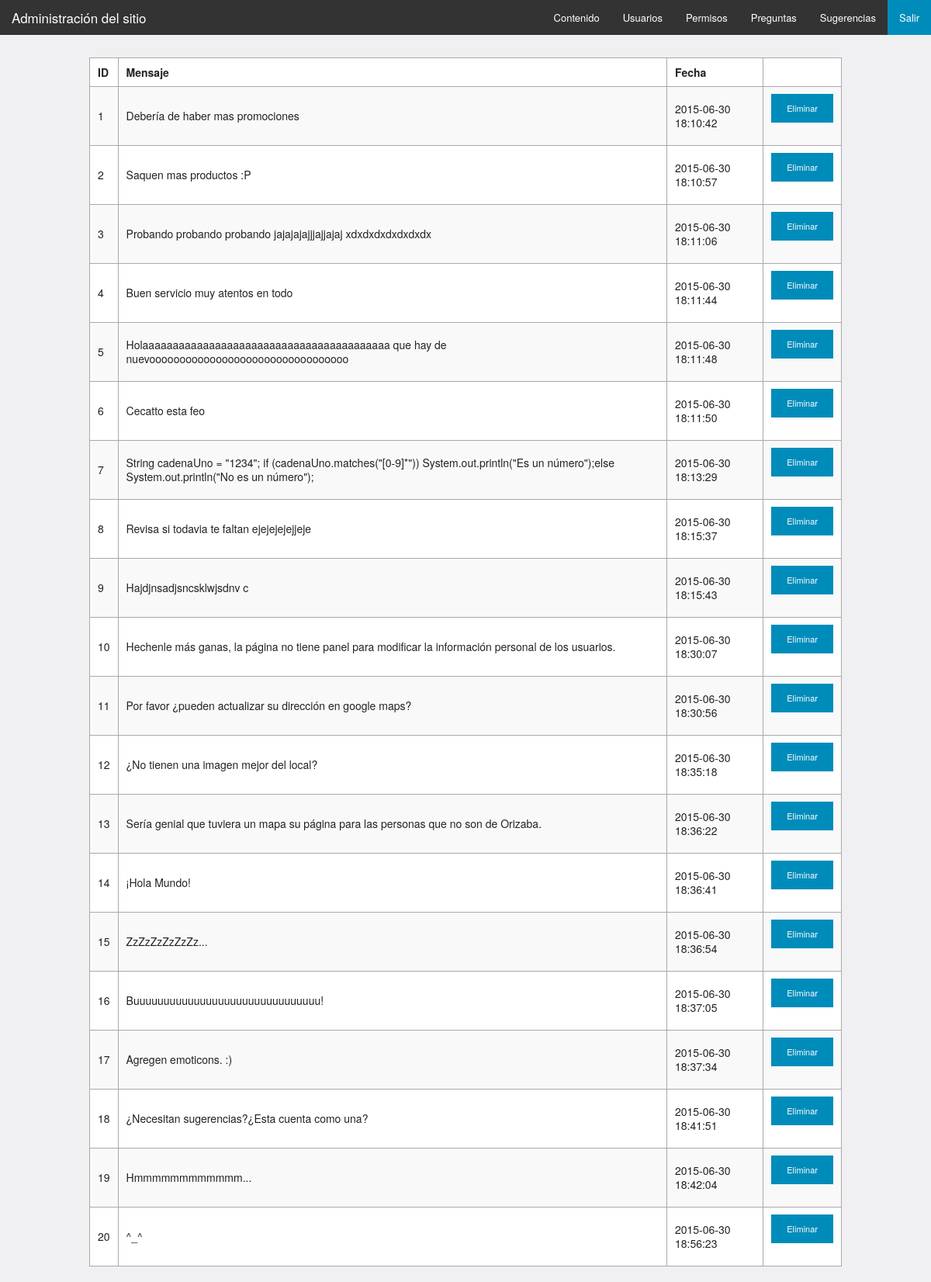
The app's page /admin/sugerencias (signed in) with its own data.
### tables this page shows
CREATE TABLE IF NOT EXISTS suggestion (
    id INT(10) NOT NULL AUTO_INCREMENT,
    content VARCHAR(800) NOT NULL,
    status VARCHAR(20) DEFAULT 'Pendiente',
    since TIMESTAMP DEFAULT CURRENT_TIMESTAMP,

    PRIMARY KEY (id)
);

### admin/library/View.php (called while the page is built, shortened)
<?php
class View extends Response {
    protected $template;
    protected $vars = [];
    public function __construct($template, $vars = []) {
        $this->template = $template;
        $this->vars = $vars;
    }
    public function getTemplate() {
        return $this->template;
    }
    public function getVars() {
        return $this->vars;
    }
    public function output() {
        $template = $this->getTemplate();
        $vars = $this->getVars();
        call_user_func(function () use ($template, $vars) {
            extract($vars);
            require "view/$template.tpl.php";
            require "view/layout.tpl.php";
        });
    }
}

### admin/index.php (called while the page is built, shortened)
<?php
spl_autoload_register(function ($qualified_class_name) {
    $vendor_name = "en2portr3s";
    $prefix = '';
    if (__NAMESPACE__) {
        $this_namespace = str_replace($vendor_name . '\\', '', __NAMESPACE__);
        $this_array = explode('\\', $this_namespace);
        for ($index = 0; $index < count($this_array); $index++) {
            $prefix .= '../';
        }
    }
    $class_name_position = strripos($qualified_class_name, '\\') + 1;
    $class_name = substr($qualified_class_name, $class_name_position);
    $namespaces = str_replace(array($vendor_name . '\\', $class_name), '', $qualified_class_name);
    $route = str_replace('\\', '/', $namespaces);
});
    ?>
    <?php
$received_url = filter_input(INPUT_GET, 'url', FILTER_SANITIZE_URL);
$url = empty($received_url) ? "contenido" : $received_url;
$request = new Request($url);
$request->execute();

### model/Suggestion.php (called while the page is built, shortened)
<?php
class Suggestion extends Database {
    function __construct($suggestion_data = []) {
        $this->db_name = "en2portr3s";
    }
    public function get($id = '') {
        if ($id === '') {
            $this->query = "SELECT * FROM suggestion";
        } else {
            $this->query = "SELECT * FROM suggestion WHERE id = '$id'";
        }
        $this->retrieve();
        $matches = count($this->rows);
        return $this->rows;
    }
}

### model/Database.php (called while the page is built, shortened)
<?php
abstract class Database {
    private static $db_host = 'localhost';
    private static $db_user = 'n2x3_user';
    private static $db_pass = 'En2porTr3$';
    private static $db_enc = 'utf8';
    protected $db_name = 'default';
    protected $query;
    private $connection;
    private function connect() {
        $this->connection = new \mysqli(
                self::$db_host, self::$db_user, self::$db_pass, $this->db_name);
        $this->connection->set_charset(self::$db_enc);
    }
    protected function retrieve() {
        $result = $this->connection->query($this->query);
        $this->rows = $result->fetch_all(MYSQLI_ASSOC);
    }
}

### admin/view/sugerencias.tpl.php (the view, shortened to what this page needs)
<?php
$suggestion = new Suggestion();
$datos = $suggestion->get();
?>
<table class="responsive">
    <tr>
        <th>ID</th>
        <th>Mensaje</th>
        <th>Fecha</th>
        <th></th>
    </tr>
    <?php
    foreach ($datos as $dato) {
        ?>
        <tr>
            <td  ><?=$dato['id']?></td>
            <td><?=$dato['content']?></td>
            <td><?=$dato['since']?></td>
            <td><input type='button' class='button tiny' data-id='<?=$dato['id']?>' id='eliminar' value='Eliminar' /></td>
        </tr>
        <?php
    }
    ?>
</table>

### admin/view/css/responsive-tables.css (style rules this page uses)
table th { font-weight: bold; }
table td, table th { padding: 9px 10px; text-align: left; }

### admin/view/css/app.css (style rules this page uses)
body { background: #F0F0F3; }
table { width: 100%; }
table, th, td { border-style: solid; border-width: thin; border-color: darkgray; }

### records on screen
suggestion: id "1", content "Debería de haber mas promociones", since "2015-06-30 18:10:42"
suggestion: id "2", content "Saquen mas productos :P", since "2015-06-30 18:10:57"
suggestion: id "3", content "Probando probando probando jajajajajjjajjajaj xdxdxdxdxdxdxdx", since "2015-06-30 18:11:06"
suggestion: id "4", content "Buen servicio muy atentos en todo", since "2015-06-30 18:11:44"
suggestion: id "5", content "Holaaaaaaaaaaaaaaaaaaaaaaaaaaaaaaaaaaaaaaaaa que hay de nuevooooooooooooooooooooooooooooooooo", since "2015-06-30 18:11:48"
suggestion: id "6", content "Cecatto esta feo", since "2015-06-30 18:11:50"
suggestion: id "7", content "String cadenaUno = \"1234\"; if (cadenaUno.matches(\"[0-9]*\")) System.out.println(\"Es un número\");else System.out.println(\"No es un número\");", since "2015-06-30 18:13:29"
suggestion: id "8", content "Revisa si todavia te faltan ejejejejejjeje", since "2015-06-30 18:15:37"
suggestion: id "9", content "Hajdjnsadjsncsklwjsdnv c", since "2015-06-30 18:15:43"
suggestion: id "10", content "Hechenle más ganas, la página no tiene panel para modificar la información personal de los usuarios.", since "2015-06-30 18:30:07"
suggestion: id "11", content "Por favor ¿pueden actualizar su dirección en google maps?", since "2015-06-30 18:30:56"
suggestion: id "12", content "¿No tienen una imagen mejor del local?", since "2015-06-30 18:35:18"
suggestion: id "13", content "Sería genial que tuviera un mapa su página para las personas que no son de Orizaba.", since "2015-06-30 18:36:22"
suggestion: id "14", content "¡Hola Mundo!", since "2015-06-30 18:36:41"
suggestion: id "15", content "ZzZzZzZzZzZz...", since "2015-06-30 18:36:54"
suggestion: id "16", content "Buuuuuuuuuuuuuuuuuuuuuuuuuuuuuuu!", since "2015-06-30 18:37:05"
suggestion: id "17", content "Agregen emoticons. :)", since "2015-06-30 18:37:34"
suggestion: id "18", content "¿Necesitan sugerencias?¿Esta cuenta como una?", since "2015-06-30 18:41:51"
suggestion: id "19", content "Hmmmmmmmmmmmm...", since "2015-06-30 18:42:04"
suggestion: id "20", content "^_^", since "2015-06-30 18:56:23"
